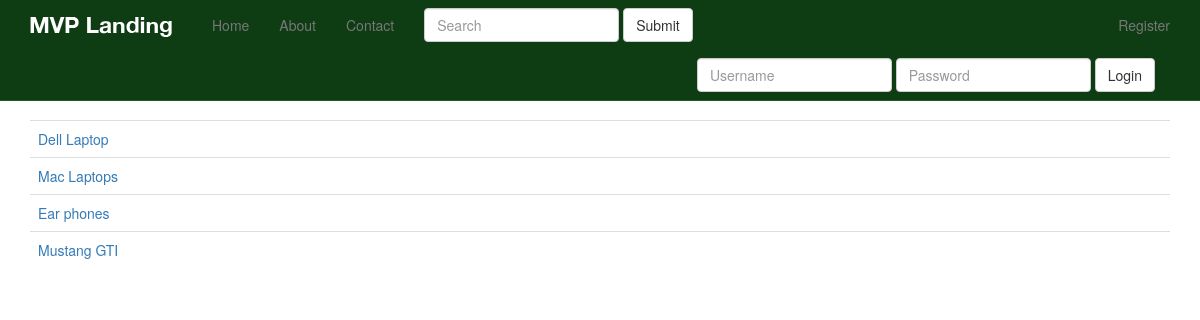
Screenshot of /products/ with the database file from the repository.
### products/models.py (models this page shows, shortened)
class Product(models.Model):
    title = models.CharField(max_length=120)
    description = models.TextField(blank=True, null=True)
    price = models.DecimalField(decimal_places=2, max_digits=20)
    active = models.BooleanField(default=True)
    objects = ProductManager()
    def get_absolute_url(self):
        return reverse("product_detail", kwargs={
            "pk": self.pk
        })

### products/views.py (the view)
class ProductListView(ListView):
    model = Product
    queryset = Product.objects.all()
    def get_context_data(self, *args, **kwargs):
        context = super(ProductListView, self).get_context_data(*args, **kwargs)
        context["now"] = timezone.now()
        context["query"] = self.request.GET.get("q")
        return context
    def get_queryset(self, *args, **kwargs):
        query_set = super(ProductListView, self).get_queryset(*args, **kwargs)
        query = self.request.GET.get("q")
        if query:
            query_set = self.model.objects.filter(
                Q(title__icontains=query) |
                Q(description__icontains=query)
            )
        return query_set

### products/templates/products/product_list.html
{% extends "base.html" %}
{% block content %}
    <table class="table">
    {% for object in object_list %}
        <tr>
        <td>
            <a href='{{ object.get_absolute_url }}'>
                {{ object.title }}
            </a>
        </td>
        </tr>
    {% endfor %}
    </table>
{% endblock %}

### static_in_pro/our_static/css/navbar-static-top.css (style rules this page uses)
body { min-height: 1000px; }

### rows the page displays
Product: title "Dell Laptop"
Product: title "Mac Laptops"
Product: title "Ear phones"
Product: title "Mustang GTI"
